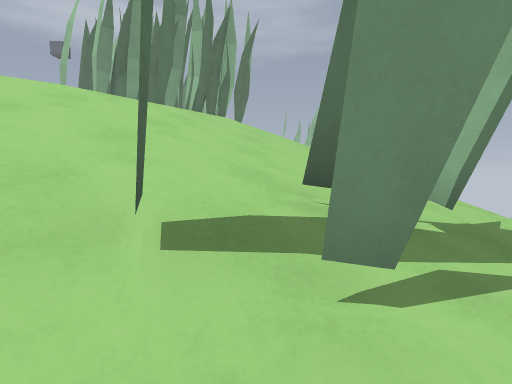
View 1 (above)

20 first-person views from a walk through a level from a Godot 3-D game. The camera is 1.4 m above the floor, tilts 4° down and sees 80° across. The floor is counted in squares, 2 m on a side. Each view is taken from the middle of a square. On the plan, view 1 faces up. The plan holds only what a view shows up to about 10 squares ahead; the rest is blank. The place goes on beyond the plan. Surface patterns are stand-ins for the level's own textures.

View 2
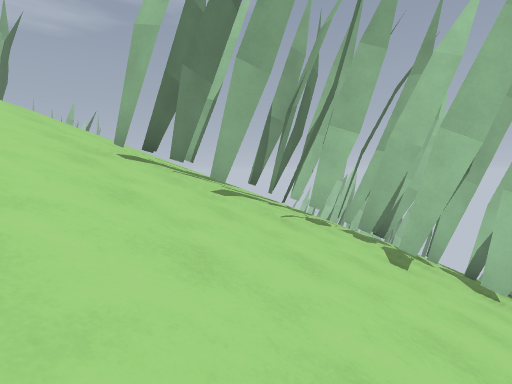

View 3
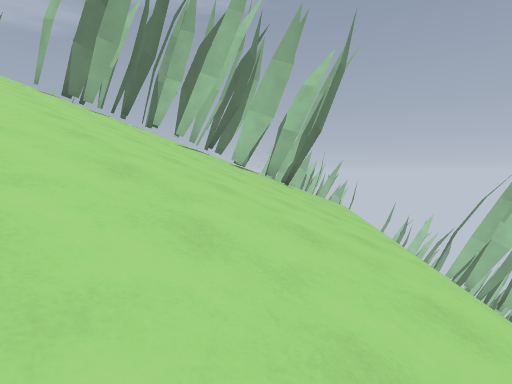

View 4
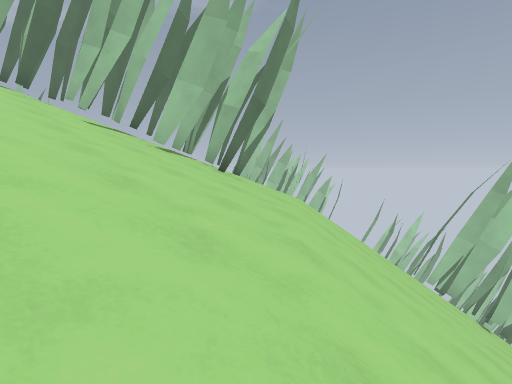

View 5
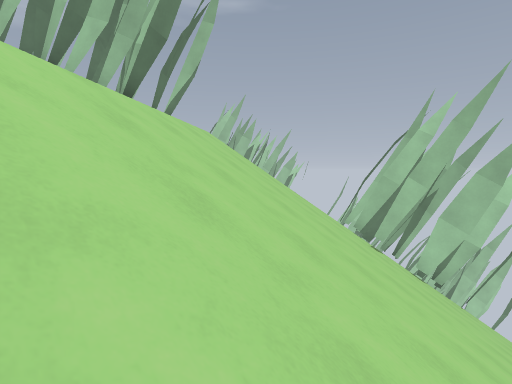

View 6
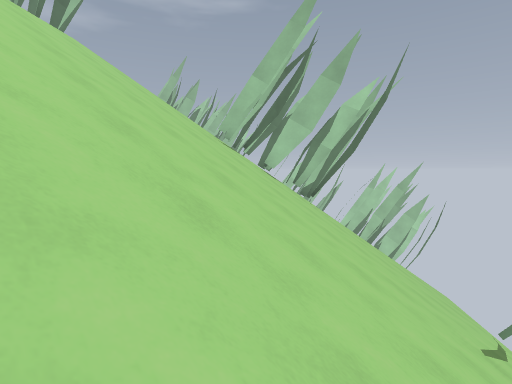

View 7
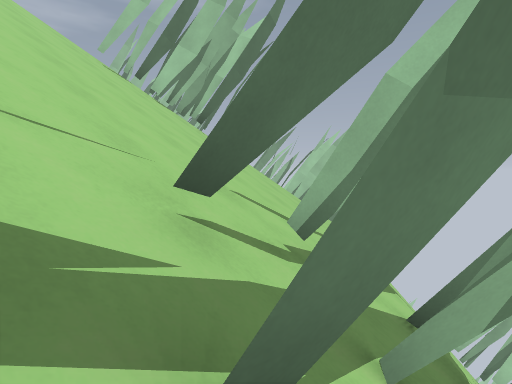

View 8
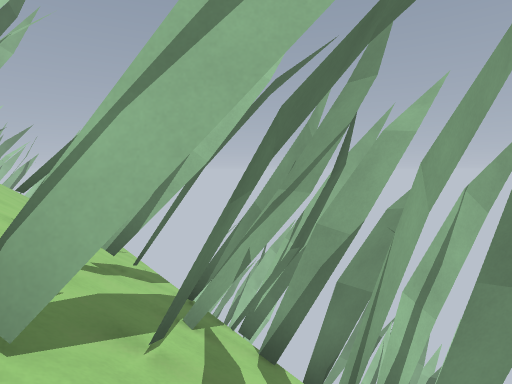

View 9
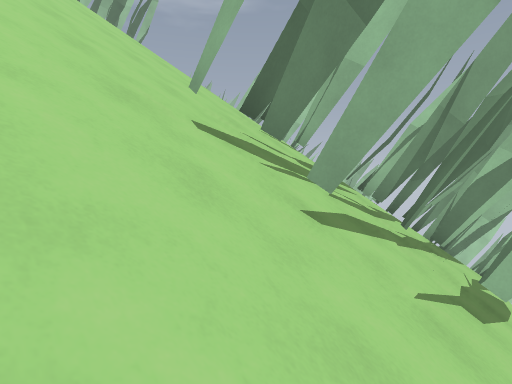

View 10
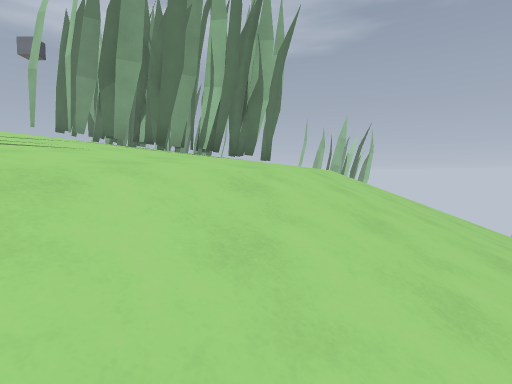

View 11
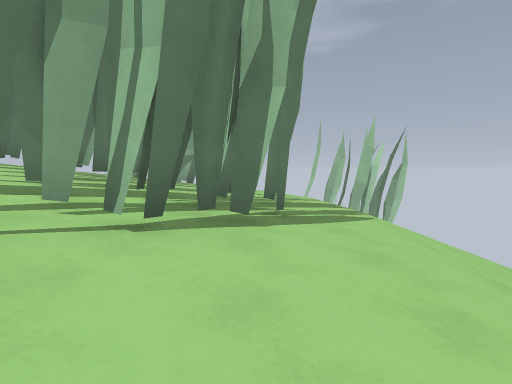

View 12
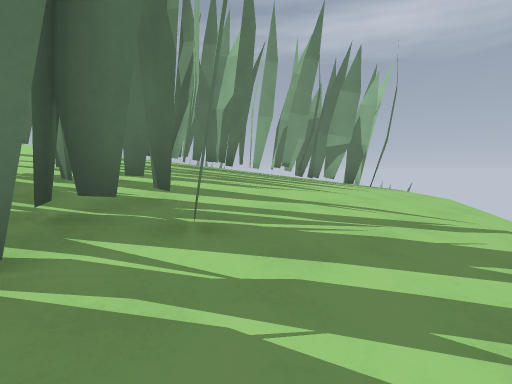

View 13
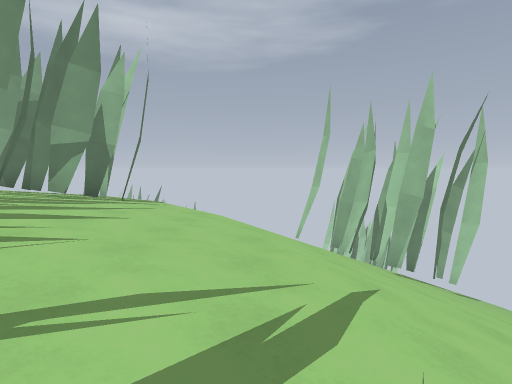

View 14
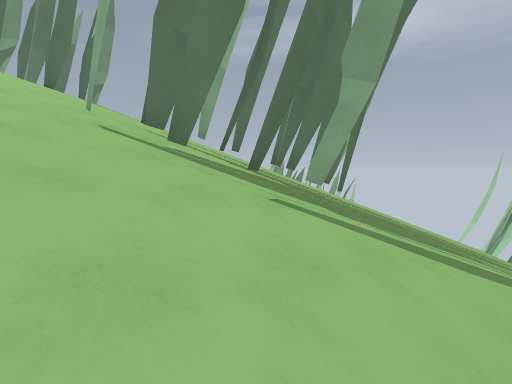

View 15
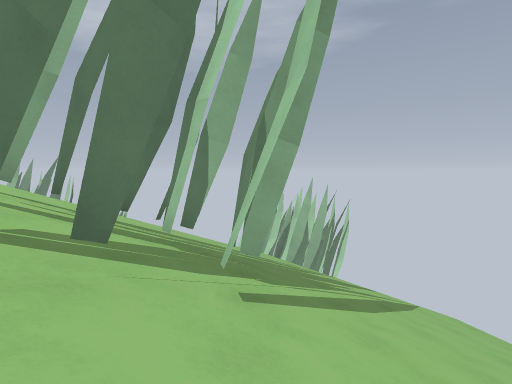

View 16
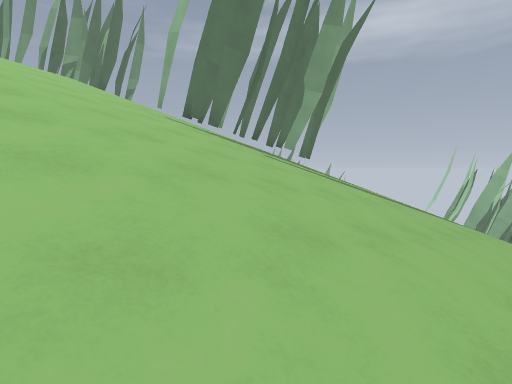

View 17
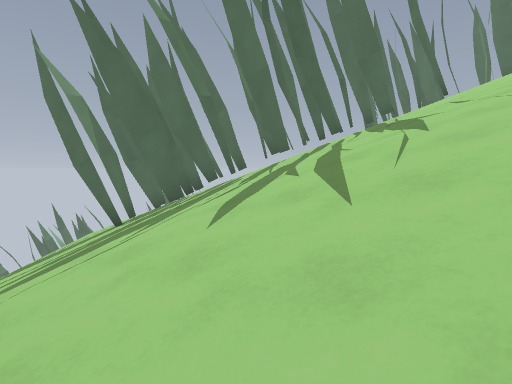

View 18
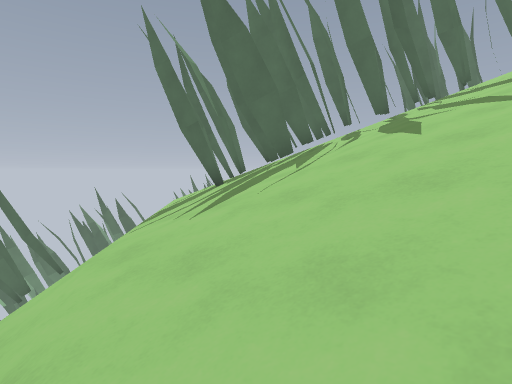

View 19
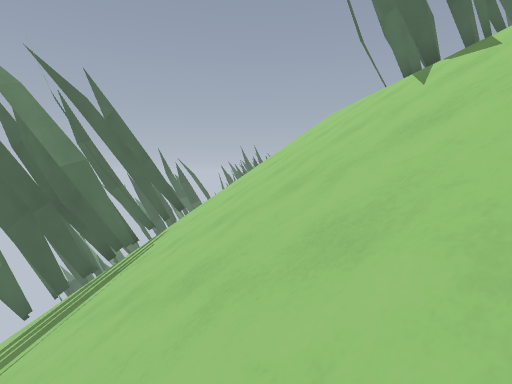

View 20
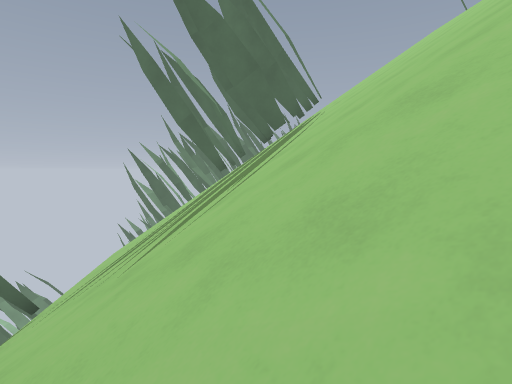

### Floor plan
Key: @ floor where view 1 was taken; # wall or solid block; . main floor; : floor 1.5 m higher than the main floor; / step, stairs or slope; = window, fence, low wall or low ledge; v drop or lower ground.
Columns run from 5 left of view 1 to 17 right of it. Each row starts with its distance up from view 1.
 28           //
 27          ////
 26         //////
 25        ///////
 24      //////////
 23      ////=/////
 22      ///###////
 21 ##./////##=////
 20 ###.////###////
 19 ##..////=//////
 18 #:...//////////
 17 #::..//////////
 16 #::.../////////
 15 #::...//
 14 #:::../
 13 ##::../
 12 #####.///
 11    ##.///
 10 #####.//
  9 ::#...///
  8 :::..////
  7  :...////
  6  ...////
  5   ..//////////
  4   ./////////////
  3   //////////////
  2    //###=///////
  1    //####///////
  0    //@#####///////
 -1    /////####//////////
 -2    ////#####//////////
 -3    //////#////////////
 -4    ///////////////////
 -5    ////////////#//////
 -6    ////////////##////
 -7    ///////////###////#
 -8    ///////////##////v
 -9       /////////////v
-10       /////////////
-11      /////////////
-12      ////////////
-13     ////////#//vvv  vv
-14     ///////###vvvvvvvvv
-15     //###//###v
-16     //####/###v
-17     ///# v vvv    v
-18                   vv

Positions as (right, up) in squares from view 1, and headings:
1: (0, 0), facing up
2: (-2, -3), facing up-right
3: (-2, -8), facing up-right
4: (0, -8), facing up-right
5: (1, -10), facing up-right
6: (3, -13), facing up-right
7: (5, -15), facing up-right
8: (4, -15), facing right
9: (-1, -17), facing up-right
10: (-1, 3), facing up
11: (-1, 7), facing up
12: (1, 11), facing up-left
13: (0, 13), facing up
14: (7, 18), facing up-left
15: (5, 18), facing up
16: (9, 16), facing up-left
17: (8, 5), facing down-left
18: (10, 4), facing down-left
19: (12, 0), facing down-left
20: (16, -1), facing down-left
